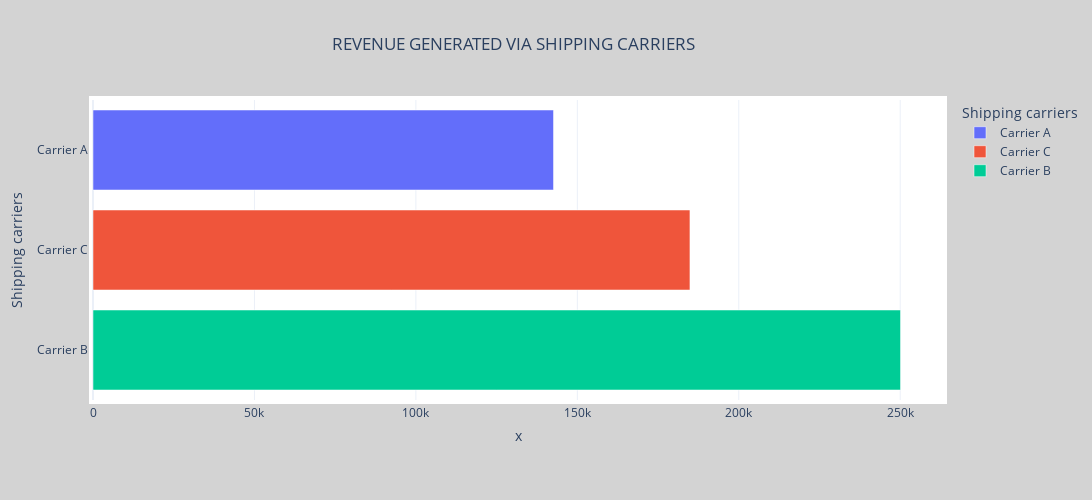

Notebook cell for this chart:
### Code cell
x=ship.values#assigning values
y=ship.index
#plotting horizontal bar graph
fig = px.bar(ship, x=x, y=y,
             title="REVENUE GENERATED VIA SHIPPING CARRIERS"
             ,color=ship.index)
#updating the layout title position to center
fig.update_layout(title_x=0.47)
# adding background color and specifying height nd width
fig.update_layout(
    autosize=False,
    width=1100,
    height=500,
    margin=dict(
        l=50,
        r=50,
        b=100,
        t=100,
        pad=4
    ),
    paper_bgcolor="lightgrey",
)
fig.show()

### Figure 1 — Plotly figure (JSON) as saved in the notebook; plotly's stock layout.template omitted (floating-point values rounded to 4 significant figures)
{"data": [{"alignmentgroup": "True", "hovertemplate": "Shipping carriers=%{y}<br>x=%{x}<extra></extra>", "legendgroup": "Carrier A", "marker": {"color": "#636efa", "pattern": {"shape": ""}}, "name": "Carrier A", "offsetgroup": "Carrier A", "orientation": "h", "showlegend": true, "textposition": "auto", "type": "bar", "x": [142600.0], "xaxis": "x", "y": ["Carrier A"], "yaxis": "y"}, {"alignmentgroup": "True", "hovertemplate": "Shipping carriers=%{y}<br>x=%{x}<extra></extra>", "legendgroup": "Carrier C", "marker": {"color": "#EF553B", "pattern": {"shape": ""}}, "name": "Carrier C", "offsetgroup": "Carrier C", "orientation": "h", "showlegend": true, "textposition": "auto", "type": "bar", "x": [184900.0], "xaxis": "x", "y": ["Carrier C"], "yaxis": "y"}, {"alignmentgroup": "True", "hovertemplate": "Shipping carriers=%{y}<br>x=%{x}<extra></extra>", "legendgroup": "Carrier B", "marker": {"color": "#00cc96", "pattern": {"shape": ""}}, "name": "Carrier B", "offsetgroup": "Carrier B", "orientation": "h", "showlegend": true, "textposition": "auto", "type": "bar", "x": [250100.0], "xaxis": "x", "y": ["Carrier B"], "yaxis": "y"}], "layout": {"autosize": false, "barmode": "relative", "height": 500, "legend": {"title": {"text": "Shipping carriers"}, "tracegroupgap": 0}, "margin": {"b": 100, "l": 50, "pad": 4, "r": 50, "t": 100}, "paper_bgcolor": "lightgrey", "title": {"text": "REVENUE GENERATED VIA SHIPPING CARRIERS", "x": 0.47}, "width": 1100, "xaxis": {"anchor": "y", "autorange": true, "domain": [0, 1], "range": [0, 263300.0], "title": {"text": "x"}, "type": "linear"}, "yaxis": {"anchor": "x", "autorange": true, "categoryarray": ["Carrier B", "Carrier C", "Carrier A"], "categoryorder": "array", "domain": [0, 1], "range": [-0.5, 2.5], "title": {"text": "Shipping carriers"}, "type": "category"}}}
